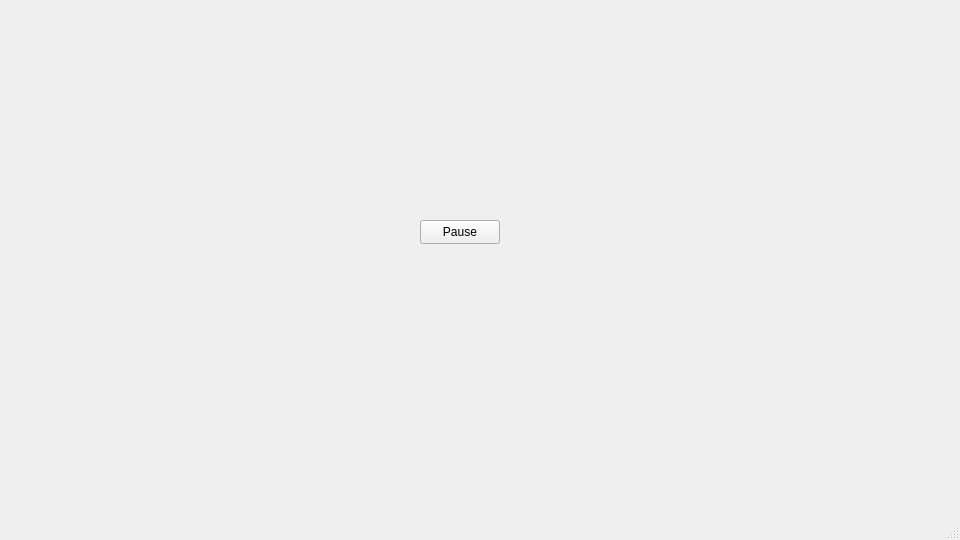
<?xml version="1.0" encoding="UTF-8"?>
<ui version="4.0">
 <class>MainWindow</class>
 <widget class="QMainWindow" name="MainWindow">
  <property name="geometry">
   <rect>
    <x>0</x>
    <y>0</y>
    <width>960</width>
    <height>540</height>
   </rect>
  </property>
  <property name="windowTitle">
   <string>MainWindow</string>
  </property>
  <widget class="QWidget" name="centralwidget">
   <widget class="QPushButton" name="pauseButton">
    <property name="geometry">
     <rect>
      <x>420</x>
      <y>220</y>
      <width>80</width>
      <height>24</height>
     </rect>
    </property>
    <property name="text">
     <string>Pause</string>
    </property>
   </widget>
  </widget>
  <widget class="QMenuBar" name="menubar">
   <property name="geometry">
    <rect>
     <x>0</x>
     <y>0</y>
     <width>960</width>
     <height>21</height>
    </rect>
   </property>
  </widget>
  <widget class="QStatusBar" name="statusbar"/>
 </widget>
 <resources/>
 <connections/>
</ui>
